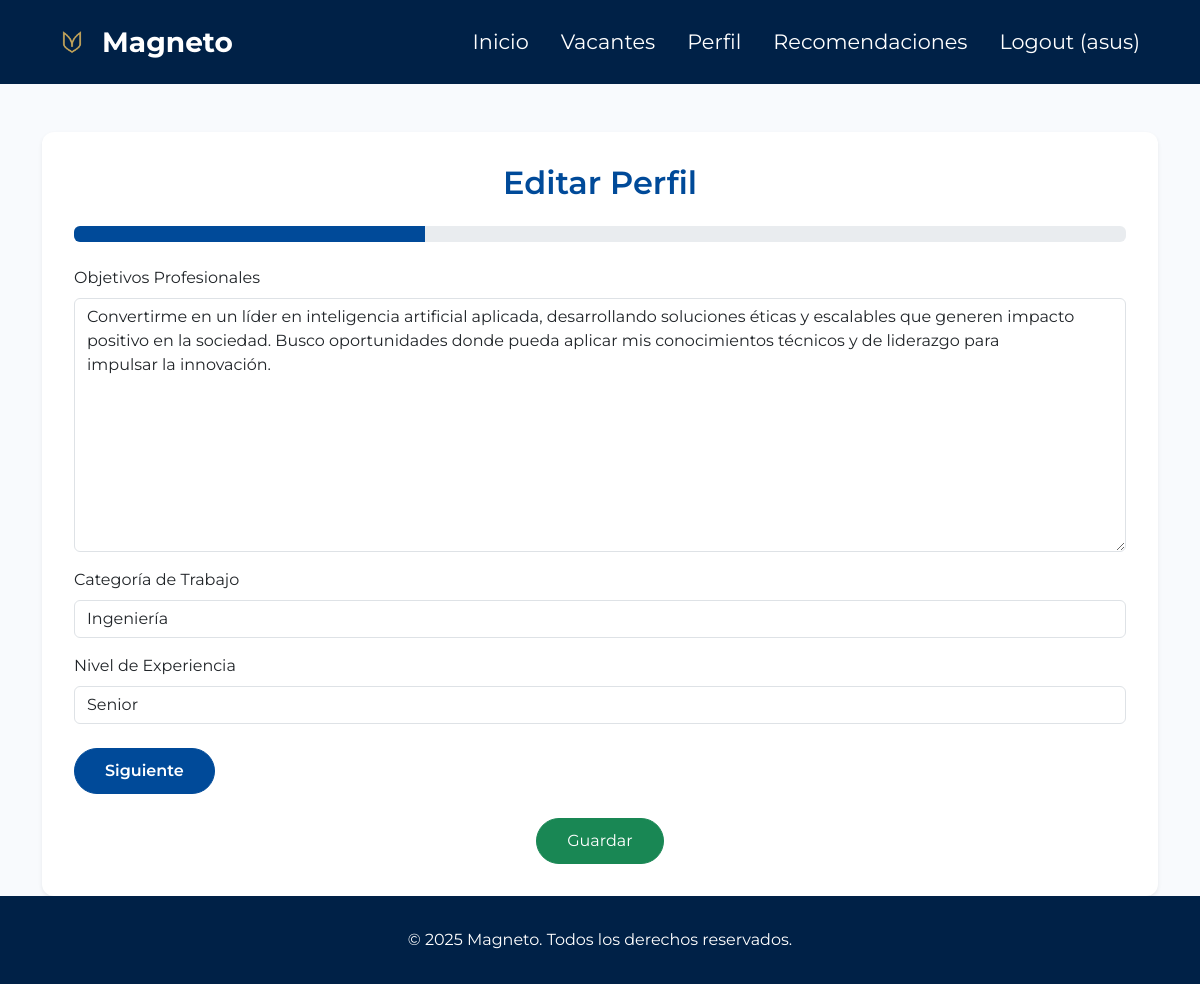
The page /accounts/perfil/perfil/editar/ (signed in) on the database its author committed.
### profiles/models.py (models this page shows, shortened)
class Profile(models.Model):
    CATEGORIAS_TRABAJO = [
        ('tecnologia', 'Tecnología'),
        ('marketing', 'Marketing'),
        ('diseño', 'Diseño'),
        ('finanzas', 'Finanzas'),
        ('educacion', 'Educación'),
        ('salud', 'Salud'),
        ('ingenieria', 'Ingeniería'),
        ('legal', 'Legal'),
        ('recursos_humanos', 'Recursos Humanos'),
    ]
    DISPONIBILIDAD_CHOICES = [
        ('inmediata', 'Inmediata'),
        ('1_mes', '1 Mes'),
        ('2_meses', '2 Meses'),
        ('mas_de_2_meses', 'Más de 2 meses'),
    ]
    user = models.OneToOneField(User, on_delete=models.CASCADE)
    objetivos_profesionales = models.TextField(blank=True)
    categoria_trabajo = models.CharField(max_length=50, choices=CATEGORIAS_TRABAJO, blank=True)
    nivel_experiencia = models.CharField(max_length=50, choices=[
        ('entry', 'Entry'),
        ('junior', 'Junior'),
        ('mid', 'Mid'),
        ('senior', 'Senior'),
    ], blank=True)
    habilidades = models.TextField(blank=True)
    intereses = models.TextField(blank=True)
    valores = models.TextField(blank=True)
    educacion_maxima = models.CharField(max_length=255, blank=True, null=True)
    certificaciones = models.TextField(blank=True, null=True)
    tipo_trabajo_preferido = models.CharField(max_length=100, choices=[
        ('remoto', 'Remoto'),
        ('hibrido', 'Híbrido'),
        ('presencial', 'Presencial')
    ], blank=True, null=True)
    disponibilidad = models.CharField(max_length=100, choices=DISPONIBILIDAD_CHOICES, blank=True, null=True)
    idiomas_hablados = models.TextField(blank=True, null=True)
    ultima_actualizacion = models.DateTimeField(auto_now=True)

### profiles/views.py (the view)
# urls.py: path('perfil/editar/', views.edit_profile, name='edit_profile'),
@login_required
def edit_profile(request):
    profile, created = Profile.objects.get_or_create(user=request.user)
    if request.method == 'POST':
        form = ProfileForm(request.POST, instance=profile)
        if form.is_valid():
            form.save()
            messages.success(request, "¡Cambios guardados con éxito!")  # Mensaje de éxito
            return redirect('profile_detail')  # Redirigir a la vista de detalles del perfil
        else:
            messages.error(request, "Hubo un error al guardar los cambios. Inténtalo nuevamente.")  # Mensaje de error
    else:
        form = ProfileForm(instance=profile)
    return render(request, 'edit_profiles.html', {'form': form})

### profiles/templates/edit_profiles.html (shortened to what this page needs)
<!DOCTYPE html>
<html lang="es">
<head>
    <link href="https://cdn.jsdelivr.net/npm/bootstrap@5.3.3/dist/css/bootstrap.min.css" rel="stylesheet">
</head>
<body>
<nav class="navbar navbar-expand-lg navbar-dark">
    <div class="container">
        <a class="navbar-brand fw-bold fs-3 d-flex align-items-center" href="#">
            <img src="/media/images/logoM.png" alt="Logo Magneto"> Magneto
        </a>
        <div class="collapse navbar-collapse justify-content-end" id="mainNavbar">
            <ul class="navbar-nav fs-5 gap-3">
                <li class="nav-item">
                    <a class="nav-link" href="{% url 'home' %}">Inicio</a>
                </li>
                <li class="nav-item">
                    <a class="nav-link" href="{% url 'job_list' %}">Vacantes</a>
                </li>
                <li class="nav-item">
                    <a class="nav-link active" href="{% url 'edit_profile' %}">Perfil</a>
                </li>
                <li class="nav-item">
                    <a class="nav-link" href="{% url 'recomendaciones' %}">Recomendaciones</a>
                </li>
                {% if user.is_authenticated %}
                    <li class="nav-item">
                        <a class="nav-link text-warning" href="{% url 'logoutaccount' %}">
                            Logout ({{ user.username }})
                        </a>
                    </li>
                {% endif %}
            </ul>
        </div>
    </div>
</nav>
<main class="container">
    <div class="form-container shadow-sm">
        <h1 class="form-title">Editar Perfil</h1>
        <div class="progress-container mb-4">
            <div class="progress">
                <div id="progressBar" class="progress-bar" role="progressbar" style="width: 33%;"></div>
            </div>
        </div>
        <form method="post">
            <div class="form-step active">
                <div class="mb-3">
                    <label for="{{ form.objetivos_profesionales.id_for_label }}" class="form-label">Objetivos Profesionales</label>
                    {{ form.objetivos_profesionales }}
                </div>
                <div class="mb-3">
                    <label for="{{ form.categoria_trabajo.id_for_label }}" class="form-label">Categoría de Trabajo</label>
                    {{ form.categoria_trabajo }}
                </div>
                <div class="mb-3">
                    <label for="{{ form.nivel_experiencia.id_for_label }}" class="form-label">Nivel de Experiencia</label>
                    {{ form.nivel_experiencia }}
                </div>
            </div>
            <div class="d-flex justify-content-between mt-4">
                <button type="button" class="btn btn-primary" id="nextBtn">Siguiente</button>
            </div>
            <div id="submitContainer" class="d-flex justify-content-center gap-3 mt-4" style="display: none;">
                <button type="submit" class="btn btn-success">Guardar</button>
            </div>
        </form>
    </div>
</main>
<footer>
    <div class="container">
        © 2025 Magneto. Todos los derechos reservados.
    </div>
</footer>
</body>
</html>

### profiles/templates/edit_profiles.html (style rules this page uses)
html, body { height: 100%; font-family: 'Montserrat', sans-serif; margin: 0; display: flex; flex-direction: column; background-color: #f8fafd; }
main { flex: 1; }
.navbar { background-color: #002147 !important; padding: 42px 40px !important; min-height: 60px !important; }
.navbar .nav-link, .navbar .navbar-brand { color: #ffffff !important; font-size: 1.3rem; }
.navbar-brand img { height: 40px; margin-right: 10px; transition: transform 0.3s ease; }
.btn-primary { background-color: #004a99; border-color: #004a99; font-weight: 600; transition: background-color 0.3s ease; }
footer { padding: 2rem 0; background-color: #002147; text-align: center; font-size: 1rem; color: #ffffff; }
.form-container { background-color: #ffffff; padding: 2rem; border-radius: 12px; box-shadow: 0 10px 30px rgba(0, 0, 0, 0.1); margin-top: 3rem; transition: all 0.3s ease; }
.form-title { font-size: 2rem; font-weight: 600; color: #004a99; margin-bottom: 1.5rem; text-align: center; }
.form-step { display: none; transition: opacity 0.5s ease-in-out; }
.form-step.active { display: block; opacity: 1; }
.progress-container { margin-bottom: 30px; }
.progress-bar { background-color: #004a99; }
.btn { border-radius: 50px; padding: 10px 30px; }

### rows shown on the page
Profile: objetivos_profesionales "Convertirme en un líder en inteligencia artificial aplicada, desarrollando soluciones éticas y escalables que generen impacto positivo en la sociedad. Busco oportunidades donde pueda aplicar mis conocimientos técnicos y de liderazgo para impulsar la innovación.", categoria_trabajo "Ingeniería", nivel_experiencia "Senior"

### other values the page prints
{{ user.username }} "asus"
